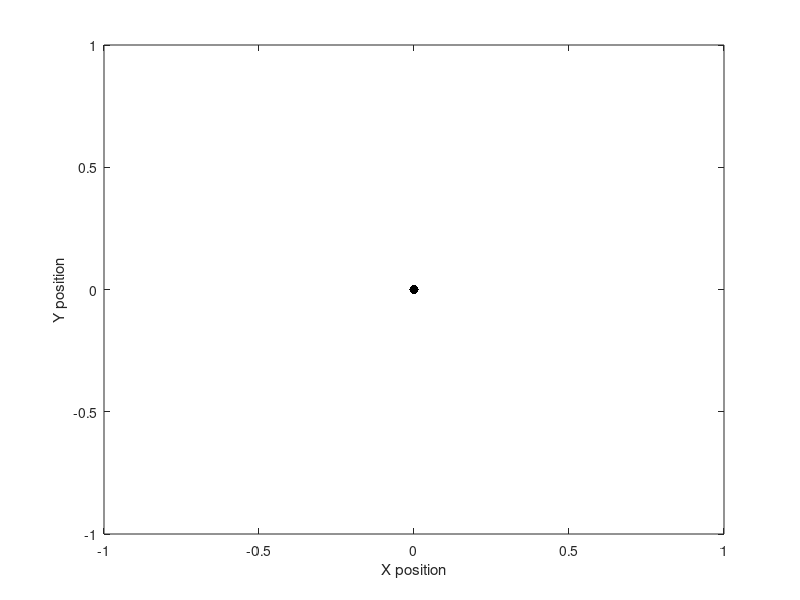

Reproduce this figure in MATLAB.
%% Flocks with nearest neighbours
%function fi = couzin(N, T, w, p, a, rho, plotornot)
N = 10;
T = 100;
w = 1;
p = 0.1;
a = 0.2;
rho = 0.5;
plotornot = 1;

%{ 
	N - Number of individuals
	T - Number of timesteps
	w - Weight of influence of preferred direction
	p - Proportion of indiviuals with knowledge of preferred direction
	a - Minimum distance between particles
%}
%Set up movie

if plotornot
	fig=figure;
end
dt = 1/T; % time step
s = 0.01; % constant speed
L=20; %L is the size of the domain on which the particles can move

c=zeros(2,N,T+1); % Position of all individuals at all timesteps
v=zeros(2,N,T+1); % Direction vector of all individuals at all timesteps
d=zeros(2,N,T+1); % Desired direction of all individuals at all timesteps
g=zeros(2,N,T+1); % Preferred direction of all individuals at all timesteps
cDiff = zeros(2,N,N);
c(:,:,1) = rand(2,N); % Random initial position
v(:,:,1) = rand(2,N); % Random initial direction


% T(i,j) gives the angle with the x axis of the direction of motion of the ith
% particle at time j
%T=zeros(N,J+1);
%T(:,1)=2*pi*rand(N,1); %define initial direction of all particles
%fi = zeros(1,J+1);
%fi(1) = abs(1/N*sqrt(sum(cos(T(:,1)))^2+sum(sin(T(:,1)))^2)); % Global alignment

sigma = 0.01;
% Use normrnd(0, sigma) for random angle

%For all time steps
for t=1:T
	
	D = squareform(pdist(c(:,:,t)'),'tomatrix');
	for i = 1:N
		for j = 1:N
			cDiff(:,i,j) = c(:,i,t)-c(:,j,t);
		end
	end
	for i = 1:N
		% Find particles that are too close
		tooCloseIdx = find(D(i,:)<a);
		tooCloseIdx(tooCloseIdx==i) = []; % Do not count itself
		closeEnoughIdx = find(D(i,:)<rho);
		%closeEnoughIdx(closeEnoughIdx==i) = [];
		% Calculate desired direction
		if tooCloseIdx
			d(1,i,t) = -sum(cDiff(1,tooCloseIdx,i)./D(i,tooCloseIdx));
			d(2,i,t) = -sum(cDiff(2,tooCloseIdx,i)./D(i,tooCloseIdx));
		elseif closeEnoughIdx
			norms = arrayfun(@(idx) norm(v(:,idx,t)), 1:size(v(:,closeEnoughIdx,t),2));
			d(1,i,t) = sum(cDiff(1,closeEnoughIdx(closeEnoughIdx~=i),i)./D(i,closeEnoughIdx(closeEnoughIdx~=i))) + ...
				sum(v(1,closeEnoughIdx,t)./norms);
			d(2,i,t) = sum(cDiff(2,closeEnoughIdx(closeEnoughIdx~=i),i)./D(i,closeEnoughIdx(closeEnoughIdx~=i))) + ...
				sum(v(2,closeEnoughIdx,t)./norms);
		end
	end
	
	if plotornot
		qscale = 1;
		quiver(c(1,:,t),c(2,:,t),d(1,:,t)*qscale,d(2,:,t)*qscale,...
			'AutoScaleFactor',0.1,'Marker','.','Markersize',20,'Color','k');
% 		plot([x(i,j), x(i,j+1)] ,[y(i,j),y(i,j+1)],'k-','markersize',4) %plots the first half of the particles in black
% 		axis([0 L 0 L]);
% 		hold on
% 		plot(x(i,j+1) ,y(i,j+1),'k.','markersize',10)
		xlabel('X position')
		ylabel('Y position')
		drawnow
		pause(0.1)
	end
% 	
% 	%For each particle
% 	for i=1:N
% 		%finds how many particles are in the interaction radius of each
% 		%particle
% % 		xDiff(:,1) = x(i,j)-x(:,j);
% % 		xDiff(:,2) = x(i,j)-x(:,j)-L;
% % 		xDiff(:,3) = x(i,j)-x(:,j)+L;
% % 		
% % 		yDiff(:,1) = y(i,j)-y(:,j);
% % 		yDiff(:,2) = y(i,j)-y(:,j)-L;
% % 		yDiff(:,3) = y(i,j)-y(:,j)+L;
% % 		
% % 		for xIdx = 1:size(xDiff,2)
% % 			for yIdx = 1:size(yDiff,2)
% % 				A(:,(yIdx-1)*3+xIdx) = ((xDiff(:,xIdx)).^2+(yDiff(:,yIdx)).^2).^0.5;
% % 			end
% % 		end
% 
% 		D = min(A,[],2); % Calculate smallest distance to particle i
% 		[sortedD, sortedIdxD] = sort(D);
% 		nNearestIdx = sortedIdxD(1:n+1); % 1 is the particle itself.
% 		
% 		% Get those particles that are too near particle i
% 		tooNear = ((sortedD(2:end) < sep)).*sortedIdxD(2:end);
% 		tooNear(tooNear==0)=[];
% 		
% 		repDirX = 0;
% 		repDirY = 0;
% 		% Calculate the repulsion term and weight it with 1/d^2
% 		if(useRepulsion && ~isempty(tooNear))
% 			diffX = min(xDiff(tooNear),[],2);
% 			diffY = min(yDiff(tooNear),[],2);
% 			vLen = (diffX.^2+diffY.^2).^0.5;
% 			diffX = diffX./vLen./D(tooNear).^2;
% 			diffY = diffY./vLen./D(tooNear).^2;
% 			repDirX = sum(diffX);
% 			repDirY = sum(diffY);
% 			repDirX = repDirX./length(tooNear);
% 			repDirY = repDirY./length(tooNear);
% 		end
% 		
% 		sc=(alpha)*sum(cos(T(nNearestIdx,j)))/(n+1) + (1-alpha)*repDirX;
% 		ss=(alpha)*sum(sin(T(nNearestIdx,j)))/(n+1) + (1-alpha)*repDirY;
% 		S=atan2(ss,sc);
% 		
% 		
% 		T(i,j+1)=S+e*(rand-0.5); %adds noise to the measured angle
% 		x(i,j+1)=x(i,j)+v*cos(T(i,j+1)); %updates the particles' x-coordinates
% 		y(i,j+1)=y(i,j)+v*sin(T(i,j+1)); %updates the particles' y coordinates
% 		% Jumps from the right of the box to the left or vice versa
% 		x(i,j+1)=mod(x(i,j+1),L);
% 		%Jumps from the top of the box to the bottom or vice versa
% 		y(i,j+1)=mod(y(i,j+1),L);
% 		%Plot particles
% 		if makemovie
% 			if abs(x(i,j)-x(i,j+1))<v & abs(y(i,j)-y(i,j+1))<v
% 				plot([x(i,j), x(i,j+1)] ,[y(i,j),y(i,j+1)],'k-','markersize',4) %plots the first half of the particles in black
% 				axis([0 L 0 L]);
% 				hold on
% 				plot(x(i,j+1) ,y(i,j+1),'k.','markersize',10)
% 				xlabel('X position')
% 				ylabel('Y position')
% 			end
% 		end
% 	end
% 	
% 	fi(j+1) = abs(1/N*sqrt(sum(cos(T(:,j+1)))^2+sum(sin(T(:,j+1)))^2)); % Global alignment
% 	if makemovie
% 		hold off
% 		M(j)=getframe; %makes a movie fram from the plot
% 		%movien = addframe(movien,M(j)); %adds this movie fram to the movie
% 	end
	
end


%movien = close(movien); %finishes the movie



